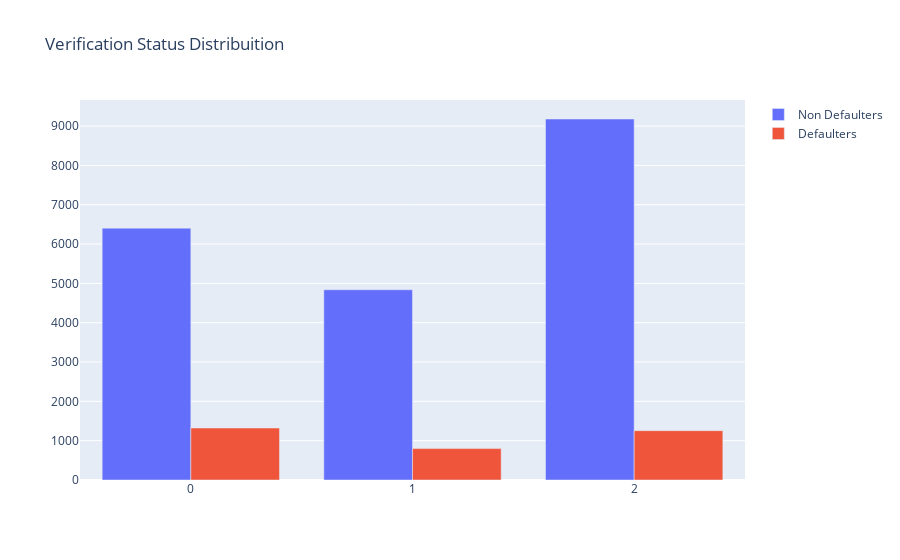

Notebook source saved alongside this figure:
### Code cell
#First plot
tr0 = go.Bar(
    x = df_good["verification_status"].value_counts().index.values,
    y = df_good["verification_status"].value_counts().values,
    name='Non Defaulters'
)

#Second plot
tr1 = go.Bar(
    x = df_bad["verification_status"].value_counts().index.values,
    y = df_bad["verification_status"].value_counts().values,
    name="Defaulters"
)

data = [tr0, tr1]

layout = go.Layout(
    title='Verification Status Distribuition'
)

fig = go.Figure(data=data, layout=layout)

py.iplot(fig, filename='Housing-Grouped')

### Figure 1 — Plotly figure (JSON) as saved in the notebook; plotly's stock layout.template omitted (floating-point values rounded to 4 significant figures)
{"data": [{"name": "Non Defaulters", "type": "bar", "x": [2, 0, 1], "y": [9180, 6405, 4838]}, {"name": "Defaulters", "type": "bar", "x": [0, 2, 1], "y": [1322, 1255, 798]}], "layout": {"title": {"text": "Verification Status Distribuition"}}}
